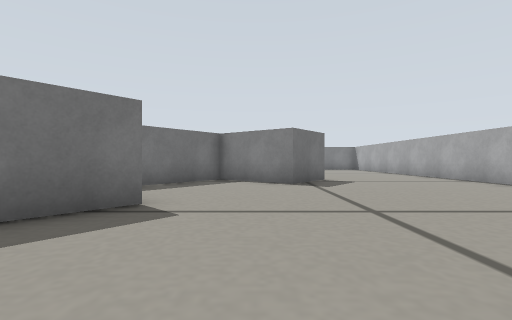
view 1 (above)

16 first-person views from a walk through a Gazebo world. The camera is 0.13 m above the floor, looks level and sees 85° across. The floor is counted in squares, 0.2 m on a side. Each view is taken from the middle of a square. On the plan, view 1 faces up. The plan holds only what a view shows up to about 9 squares ahead; the rest is blank.

view 2
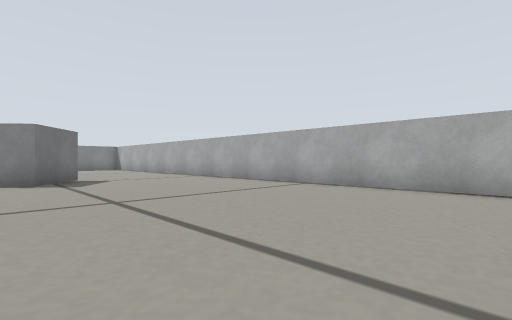

view 3
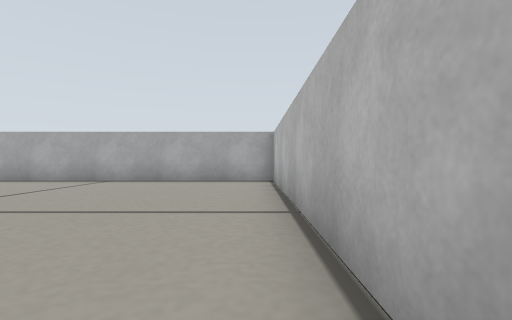

view 4
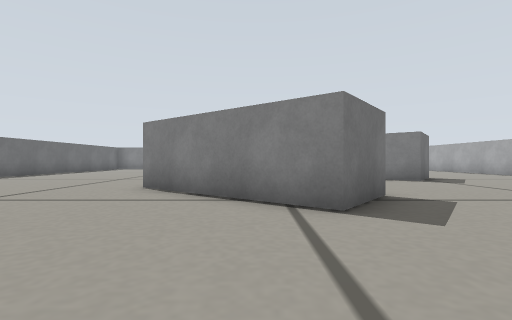

view 5
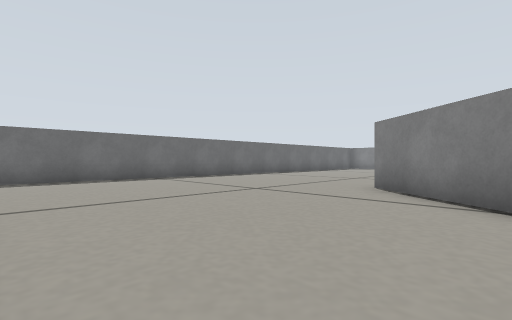

view 6
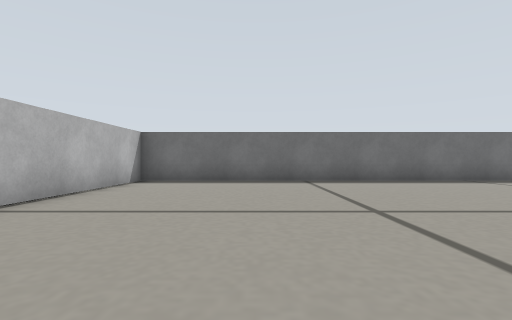

view 7
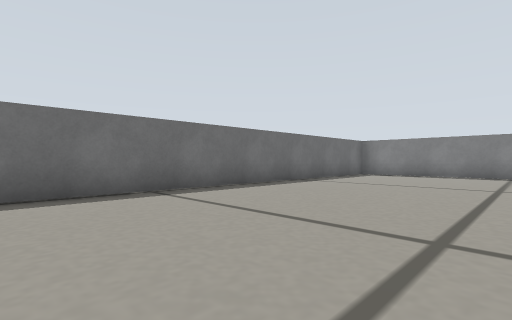

view 8
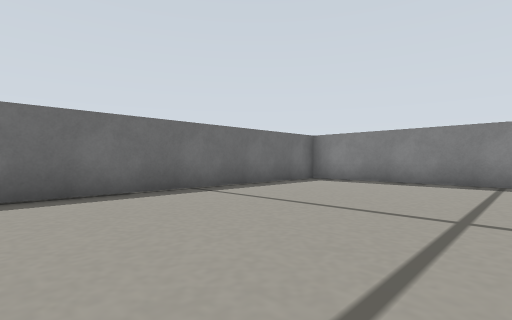

view 9
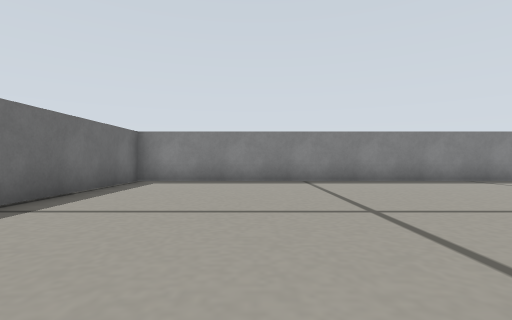

view 10
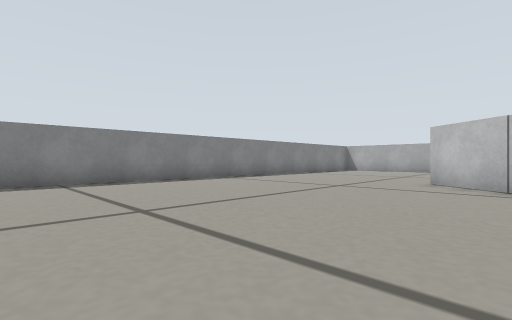

view 11
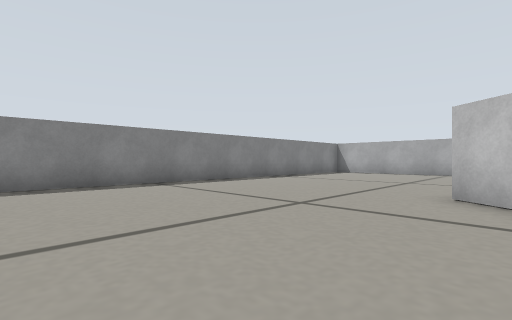

view 12
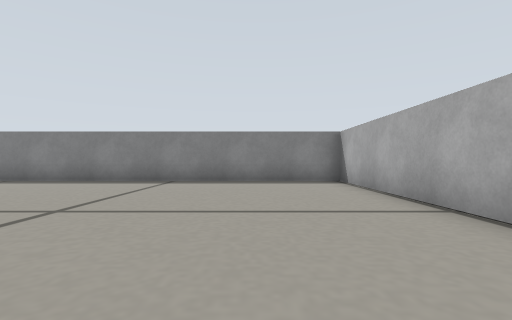

view 13
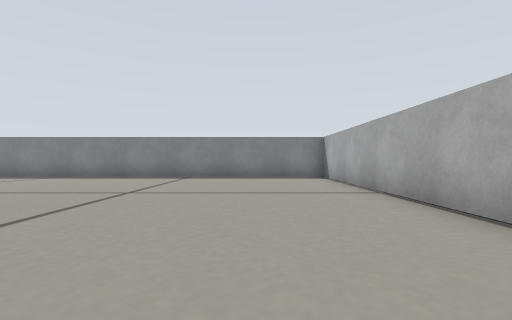

view 14
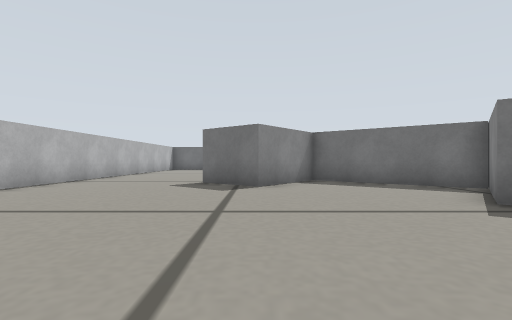

view 15
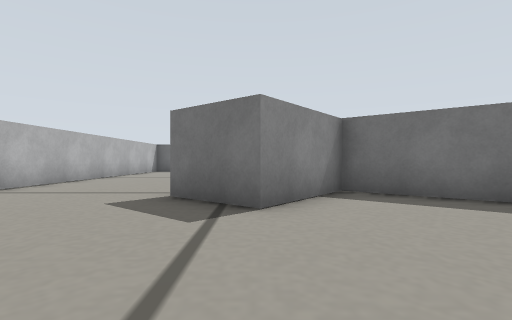

view 16
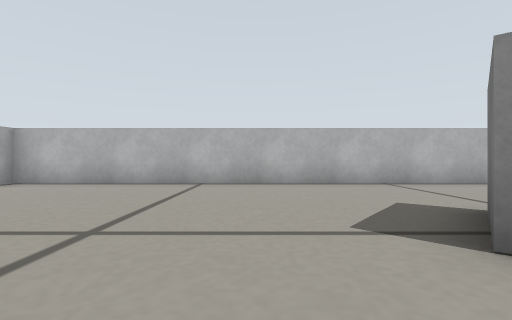

### Floor plan
Ten units are one square. View 1 is at (0, 0); x grows to the right and y downward. Boxes are objects, and circles mark ways between rooms. Rooms are numbered by the first view taken in them; rooms with no view inside come last. Other rooms are left out.
<svg viewBox="-141 -190 212 210">
<path fill="none" stroke="#000" d="M23 -90 10 -74 -12 -91 -38 -58 -17 -41 -29 -25 -42 -35M-45 15 66 15 66 -90M-28 -103 -15 -120M-42 -35 -66 -55M-70 15 -45 15M66 -107 66 -185 -136 -185 -136 15 -88 15"/>
<circle cx="-40" cy="-10" r="3" fill="#2a7"/>
<circle cx="45" cy="-98" r="3" fill="#2a7"/>
<text x="20" y="-40">1</text>
<text x="-60" y="-110">2</text>
</svg>
Room 1 opens to room 2.

Where each view was taken, in squares from view 1:
view 1: 0 up, 0 right, facing up
view 2: 1 down, 0 right, facing up-right
view 3: 1 down, 2 left, facing right
view 4: 1 down, 4 left, facing up
view 5: 1 down, 4 left, facing up-left
view 6: 2 up, 5 left, facing left
view 7: 6 up, 8 left, facing up-left
view 8: 10 up, 8 left, facing up-left
view 9: 10 up, 10 left, facing up
view 10: 10 up, 10 left, facing up-right
view 11: 11 up, 7 left, facing up-right
view 12: 10 up, 4 right, facing up
view 13: 8 up, 4 right, facing up
view 14: 4 up, 5 right, facing left
view 15: 4 up, 2 right, facing left
view 16: 6 up, 0 right, facing down
